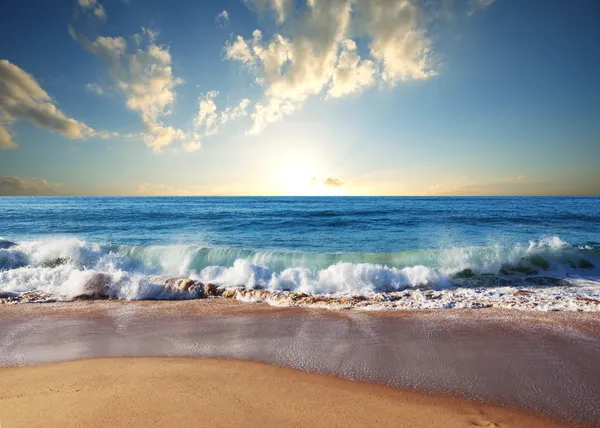
#> input picture stockphoto1.jpg, 600 x 428 px
$ jupyter execute PCD_Assignment01.ipynb
#> lines starting #> are read from the running program, lines starting #| are printed output that depends on the picture
[cell 1]
import numpy as np
import matplotlib.pyplot as plt
from PIL import Image
from skimage import data
import warnings
warnings.filterwarnings('ignore')

[cell 2]
img1 = np.array(Image.open("stockphoto1.jpg").resize((256, 256)))
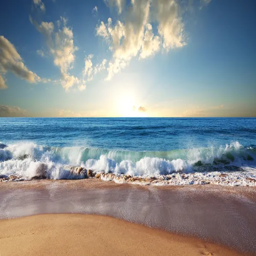
#> img1: shape (256, 256, 3); mean R, G, B 138.4, 144.6, 146.8
img2 = np.array(Image.open("stockphoto2.jpg").resize((256, 256)))
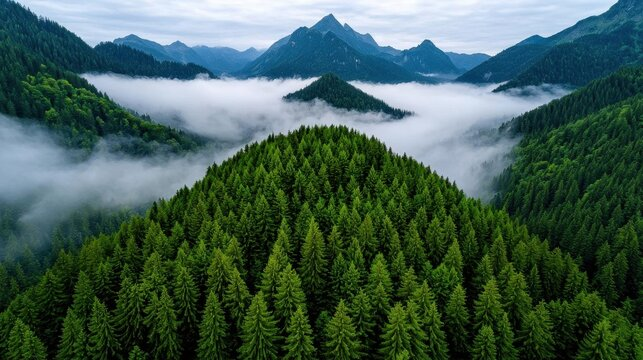
#> input picture stockphoto2.jpg, 643 x 360 px
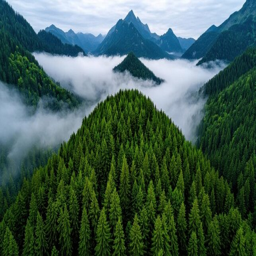
#> img2: shape (256, 256, 3); mean R, G, B 66.3, 93.3, 82.6
img3 = np.array(Image.open("stockphoto3.jpg").resize((256, 256)))
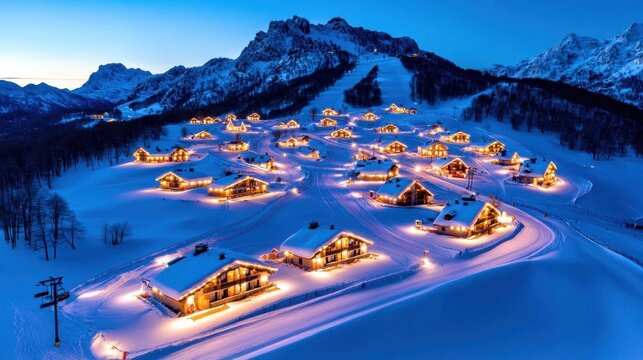
#> input picture stockphoto3.jpg, 643 x 360 px
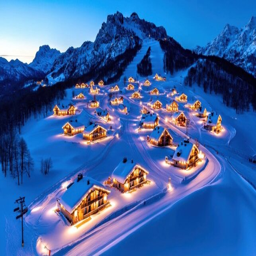
#> img3: shape (256, 256, 3); mean R, G, B 61.2, 101.5, 164.9

images = {
    "Photo 1": img1,
    "Photo 2": img2,
    "Photo 3": img3,
}

fig, axes = plt.subplots(1, 3, figsize=(15, 5))
fig.suptitle("Original Images (256x256)", fontsize=14, fontweight='bold')
for ax, (name, img) in zip(axes, images.items()):
    ax.imshow(img)
    ax.set_title(name)
    ax.axis('off')
#> this loop made 3 passes
#> name on passes 1 to 3: 'Photo 1', 'Photo 2', 'Photo 3'
plt.tight_layout()
plt.show()

[cell 3]
def downsample_max(img, factor=4):
    h, w = img.shape[:2]
    nh, nw = h // factor, w // factor
    out = np.zeros((nh, nw, img.shape[2]), dtype=img.dtype)
    for c in range(img.shape[2]):
        blocks = img[:nh*factor, :nw*factor, c].reshape(nh, factor, nw, factor)
        out[..., c] = blocks.max(axis=(1, 3))
    return out

def downsample_average(img, factor=4):
    h, w = img.shape[:2]
    nh, nw = h // factor, w // factor
    out = np.zeros((nh, nw, img.shape[2]), dtype=np.uint8)
    for c in range(img.shape[2]):
        blocks = img[:nh*factor, :nw*factor, c].reshape(nh, factor, nw, factor)
        out[..., c] = blocks.mean(axis=(1, 3)).astype(np.uint8)
    return out

def downsample_median(img, factor=4):
    h, w = img.shape[:2]
    nh, nw = h // factor, w // factor
    out = np.zeros((nh, nw, img.shape[2]), dtype=np.uint8)
    for c in range(img.shape[2]):
        blocks = img[:nh*factor, :nw*factor, c].reshape(nh, factor, nw, factor)
        out[..., c] = np.median(blocks, axis=(1, 3)).astype(np.uint8)
    return out

FACTOR = 4
print(f"Downsampling factor: {FACTOR}x  →  256x256 becomes 64x64")

[cell 4]
down_methods = {"Max": downsample_max, "Average": downsample_average, "Median": downsample_median}
down_results = {}

fig, axes = plt.subplots(3, 4, figsize=(18, 13))
fig.suptitle(f"Downsampling (factor={FACTOR}x)", fontsize=15, fontweight='bold')

for row, (img_name, img) in enumerate(images.items()):
    axes[row, 0].imshow(img)
    axes[row, 0].set_title(f"Original\n{img_name}", fontsize=9)
    axes[row, 0].axis('off')
    down_results[img_name] = {}
    for col, (method_name, fn) in enumerate(down_methods.items(), start=1):
        result = fn(img, factor=FACTOR)
        down_results[img_name][method_name] = result
        axes[row, col].imshow(result)
        axes[row, col].set_title(f"{method_name}\n{result.shape[:2]}", fontsize=9)
        axes[row, col].axis('off')
#> this loop made 3 passes
#> after the loop, down_results = 3 items

plt.tight_layout()
plt.savefig("downsampling_results.png", dpi=150, bbox_inches='tight')
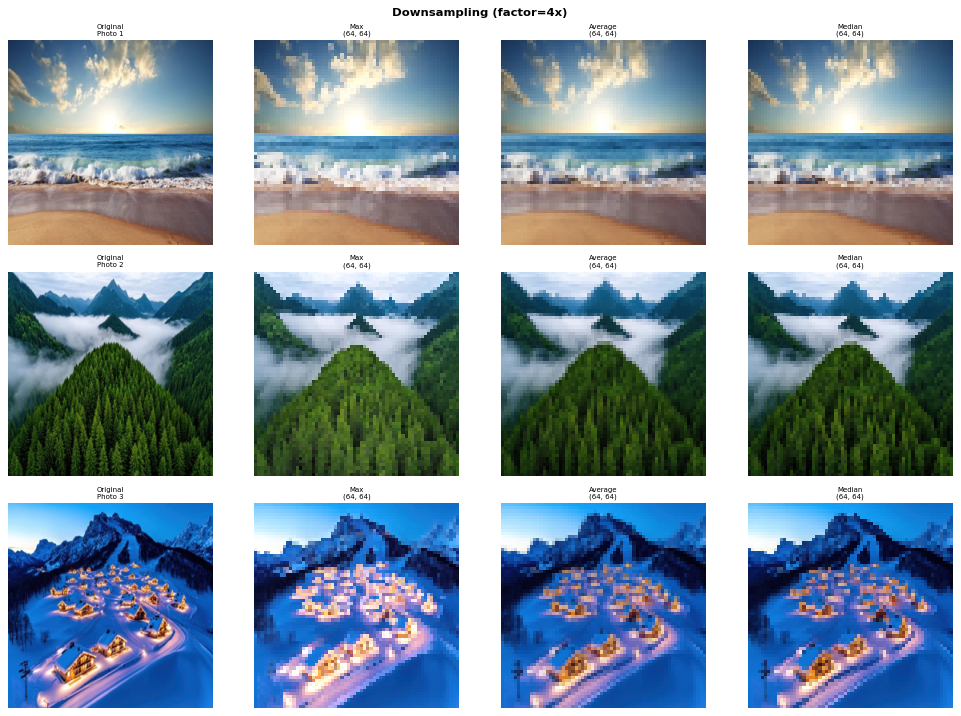
#> figure drawn by matplotlib, 12 panels
plt.show()

[cell 5]
def upsample_nn(img, scale=4):
    pil = Image.fromarray(img)
    w, h = pil.size
    return np.array(pil.resize((w * scale, h * scale), Image.NEAREST))

def upsample_bilinear(img, scale=4):
    pil = Image.fromarray(img)
    w, h = pil.size
    return np.array(pil.resize((w * scale, h * scale), Image.BILINEAR))

def upsample_bicubic(img, scale=4):
    pil = Image.fromarray(img)
    w, h = pil.size
    return np.array(pil.resize((w * scale, h * scale), Image.BICUBIC))

up_methods = {
    "Nearest-Neighbour": upsample_nn,
    "Bilinear"         : upsample_bilinear,
    "Bicubic"          : upsample_bicubic,
}

print("Upsampling: 64x64 → 256x256")

[cell 6]
up_results = {}
DOWN_SRC = "Average"

fig, axes = plt.subplots(3, 4, figsize=(18, 13))
fig.suptitle(f"Upsampling from {DOWN_SRC}-Downsampled (64x64 → 256x256)", fontsize=14, fontweight='bold')

for row, img_name in enumerate(images):
    src = down_results[img_name][DOWN_SRC]
    up_results[img_name] = {}
    axes[row, 0].imshow(src)
    axes[row, 0].set_title(f"Downsampled ({DOWN_SRC})\n{img_name}", fontsize=8)
    axes[row, 0].axis('off')
    for col, (method_name, fn) in enumerate(up_methods.items(), start=1):
        result = fn(src, scale=FACTOR)
        up_results[img_name][method_name] = result
        axes[row, col].imshow(result)
        axes[row, col].set_title(f"{method_name}\n{result.shape[:2]}", fontsize=9)
        axes[row, col].axis('off')
#> this loop made 3 passes
#> pass 1, `src = down_results[img_name][DOWN_SRC]`:
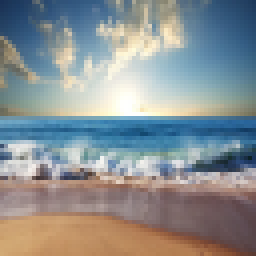
#> src: shape (64, 64, 3) (shown 4 times larger); mean of channels 0, 1, 2 137.9, 144.1, 146.3; drawn as R, G, B
#> pass 2, `src = down_results[img_name][DOWN_SRC]`:
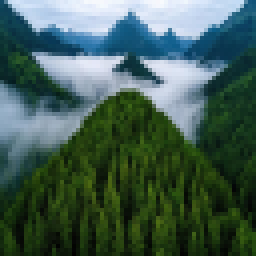
#> src: shape (64, 64, 3) (shown 4 times larger); mean of channels 0, 1, 2 65.9, 92.8, 82.1; drawn as R, G, B
#> pass 3, `src = down_results[img_name][DOWN_SRC]`:
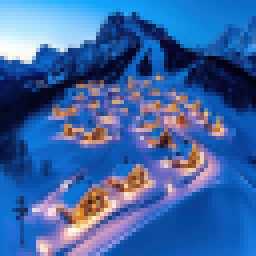
#> src: shape (64, 64, 3) (shown 4 times larger); mean of channels 0, 1, 2 60.7, 101.1, 164.4; drawn as R, G, B
#> after the loop, up_results = 3 items

plt.tight_layout()
plt.savefig("upsampling_results.png", dpi=150, bbox_inches='tight')
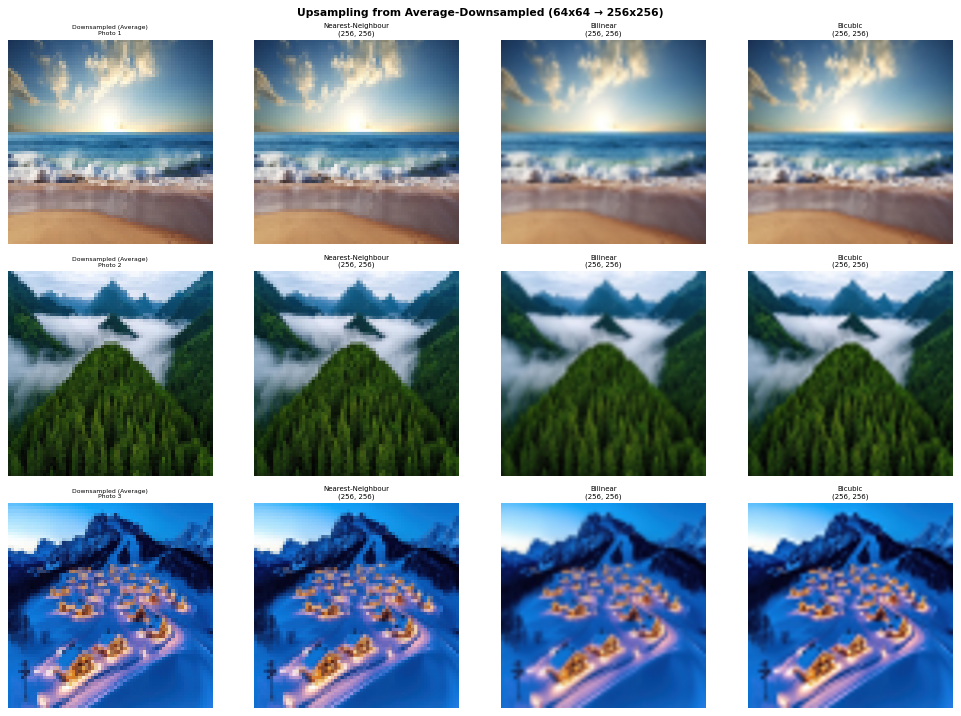
#> figure drawn by matplotlib, 12 panels
plt.show()
